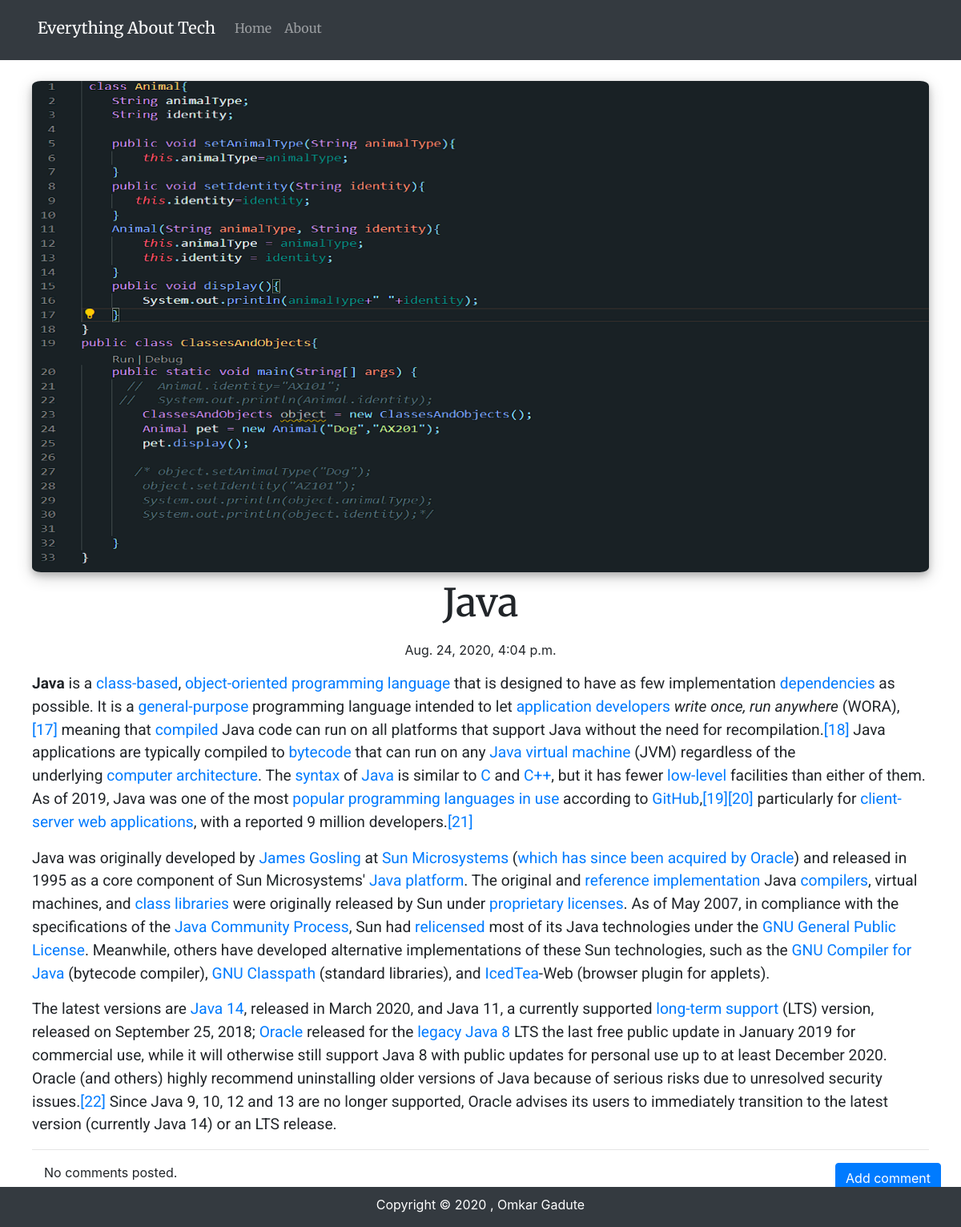
The app's page /post/16 with its own data.
### blog/models.py (models this page shows, shortened)
class Post(models.Model):
    author = models.ForeignKey('auth.User', on_delete=models.CASCADE)
    title = models.CharField(max_length=200)
    text = RichTextField(blank=True, null=True)
    header_image = models.ImageField(
        null=True, blank=True, upload_to="images/")
    created_date = models.DateTimeField(default=timezone.now)
    published_date = models.DateTimeField(blank=True, null=True)

### blog/views.py (the view)
# urls.py: path('post/<int:pk>', views.PostDetailView.as_view(), name='post_detail'),
class PostDetailView(DetailView):
    model = Post

### blog/templates/blog/post_detail.html (shortened to what this page needs)
{% extends 'blog/base.html' %}
s {% block content %}
<img src="{{post.header_image.url}}" class="card-img-top" alt="..." style="
    box-shadow: 0 4px 8px 0 rgba(0, 0, 0, 0.2), 0 6px 20px 0 rgba(0, 0, 0, 0.19);
    border-radius: 1%;
  " />
<h1 class="posttitle loader" style="padding: 10px;">{{ post.title }}</h1>
{% if post.published_date %}
<div class="date postdate">
  {{ post.published_date }}
</div>
{% else %}
<a class="btn btn-primary" href="{% url 'post_publish' pk=post.pk %}">Publish</a>
{% endif %}
<div class="post-text">
  <p class="postcontent">{{ post.text|safe }}</p>
</div>
<hr>
<a class="btn btn-primary btn-comment" href="{% url 'add_comment_to_post' pk=post.pk %}">Add comment</a>
<div class="container">
  {% for comment in post.comments.all %}
  <br>
  {% if user.is_authenticated or comment.approved_comment %}
  {% if not comment.approved_comment %}
  <a class="btn btn-danger" href="{% url 'comment_remove' pk=comment.pk %}">Remove</a>
  <a class="btn btn-primary" href="{% url 'comment_approve' pk=comment.pk %}">Approve</span></a>
  {% endif %}
  <div class="card" style="width: 18rem;" style="padding-bottom: 10px; margin-bottom: 10px;">
    <div class="card-body" style="font-family: 'Merriweather', serif; padding: 10px;">
      <h5 class="card-title">{{comment.comment|safe|linebreaks}}</h5>
      <p class="card-text">Posted by: <strong>{{ comment.name }}</strong></p>
      <p class="card-text">Posted on: <strong>{{ comment.created_date}}</strong></p>
    </div>
  </div>
  {% endif %}
  {% empty %}
  <p>No comments posted.</p>
  {% endfor %}
</div>
{% endblock %}

### blog/static/css/blog.css (style rules this page uses)
* { margin: 0; padding: 0; box-sizing: border-box; }
body { height: 100%; position: relative; }
.postdate { text-align: center; }
.posttitle { font-family: "Merriweather", serif; font-size: 3em; text-align: center; }
.postcontent { font-family: "Russo One", sans-serif; font-size: 1.5em; }
.post-text { text-decoration-style: none; font-size: 1.2em; font-family: "Roboto", sans-serif; }
.btn-comment { position: absolute; right: 0px; }

### records on screen
Post: header_image (picture), title "Java", published_date "Aug. 24, 2020, 4:04 p.m.", text "Java is a class-based , object-oriented programming language that is designed to have as few implementation dependencies as possible. It is a general-purpose programming language intended to let application developers write once, run anywhere (WORA), [17] meaning that compiled Java code can run on all platforms that support Java without the need for recompilation. [18] Java applications are typically compiled to bytecode that can run on any Java virtual machine (JVM) regardless of the underlying computer architecture . The syntax of Java is similar to C and C++ , but it has fewer low-level facilities than either of them. As of 2019, Java was one of the most popular programming languages in…"
